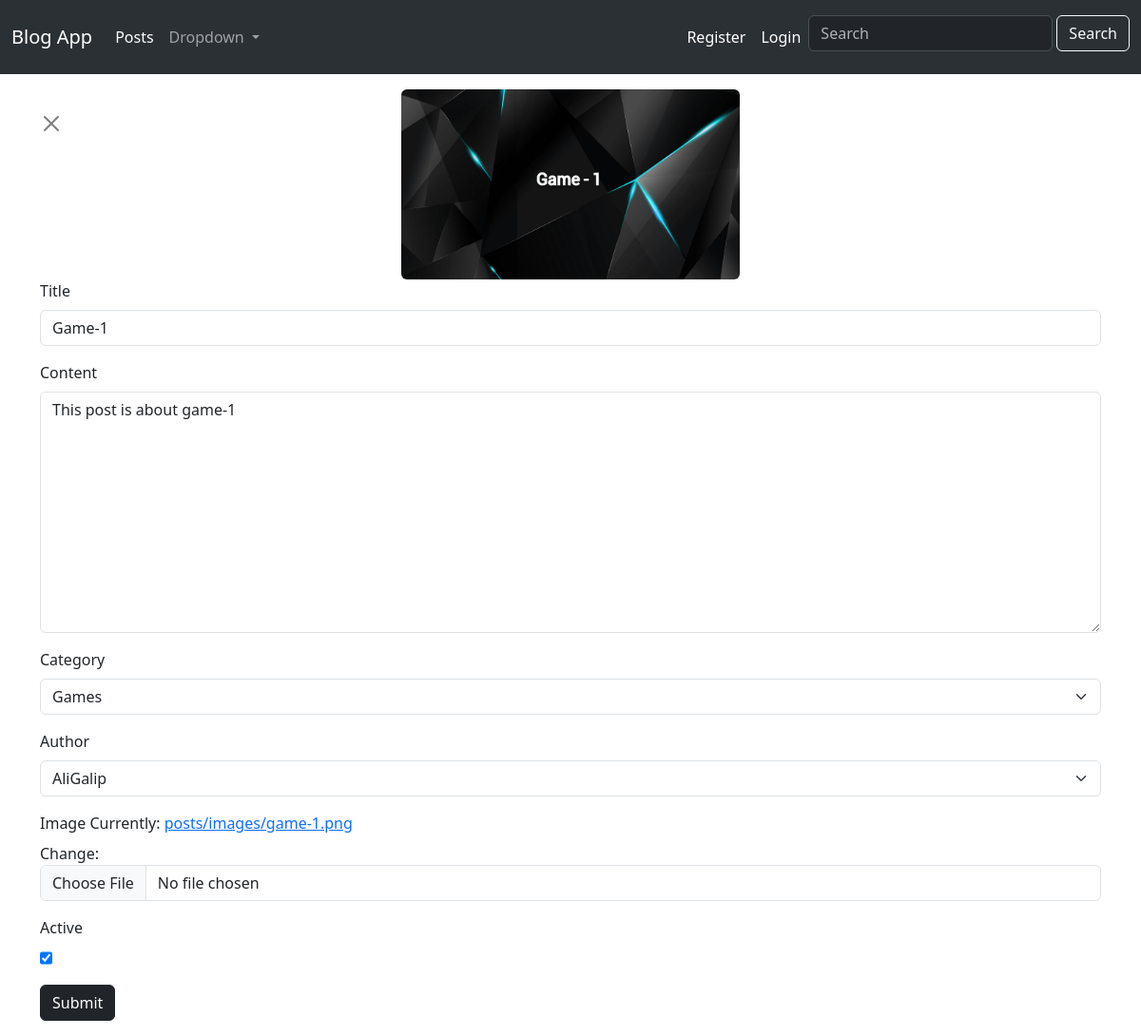
/post-edit/26, run on the app's committed database.
### blog/models.py (models this page shows, shortened)
class Post(models.Model):
    title = models.CharField(max_length=100)
    subtitle = models.CharField(max_length=50, default="")
    slug = models.SlugField(editable=True, blank=True, null=False, unique=True)#blank formda slug bilgisi girmek zorunda kalmayalım diye
    content = models.TextField()
    author = models.ForeignKey(User, default=1, on_delete=models.CASCADE)
    category = models.ForeignKey(Category, default=1, on_delete=models.CASCADE, related_name="posts")
    published_date = models.DateTimeField(auto_now=True, blank=True, null=True)
    image = models.ImageField(null=True, upload_to='posts/images/')
    is_active = models.BooleanField(default=1)

### blog/views.py (the view)
# urls.py: path('post-edit/<int:id>', views.post_edit, name='postedit'),
def post_edit(request, id):
    post = get_object_or_404(Post, id=id)
    if request.method == 'POST':
        form = EditPostForm(request.POST, request.FILES, instance=post)
        form.save()
        return redirect('/post-operations')
    else:
        form = EditPostForm(instance=post)
    return render(request, 'blog/post_edit.html', {'form':form, 'id':id, 'img':post.image.url})

### blog/forms.py
class EditPostForm(forms.ModelForm):
    class Meta:
        model = Post
        fields = ('title','content','category','author','image','is_active')
        labels = {'title':'Title',
                  'content':'Content',
                  'category':'Category',
                  'author':'Author',
                  'image':'Image',
                  'is_active':'Active',
                  }
        widgets = {
            'title':forms.TextInput(attrs={'class':'form-control'}),
            'content':forms.Textarea(attrs={'class':'form-control'}),
            'category':forms.Select(attrs={'class': 'form-select'}),
            'author':forms.Select(attrs={'class':'form-select'}),
            'image': forms.ClearableFileInput(attrs={'class': 'form-control'}),
            'is_active':forms.CheckboxInput(attrs={'class':'form-check'})
        }
        error_messages={
            'title':{
                'required':'Please enter title',
                'max_length':'Please enter max 50 char'
            },
            'content':{
                'required':'please enter content'
            }
        }

### blog/models.py (called while the page is built)
    def __str__(self):
        return self.name

### blog/templates/blog/post_edit.html (shortened to what this page needs)
{% extends 'base.html' %}
{% load static %}
{% block css %}
    <link href="{% static 'blog/css/style.css' %}" rel="stylesheet" type="text/css">
{% endblock %}
{% block content %}
    <div class="container mt-3">
        <div class="row">
            <div class="col-12 ">
                <div class="row">
                    <div class="col-4 mt-4"><button type="button" class="btn-close" aria-label="Close" onclick="history.back()"></button></div>
                    <div class="col-4"><img src="{{ img }}" class="img-fluid rounded" ></div>
                    <div class="col-4"></div>
                </div>
                <form action="{% url 'blog:postedit' id %}" method="POST" novalidate enctype="multipart/form-data">
                    {% for field in form %}
                        <div class="mb-3 {% if field.errors %}invalid{% endif %}">
                            <label class="form-label" for="{{ field.id_for_label }}">{{ field.label }}</label>
                            {{ field }}
                        </div>
                    {% endfor %}
                    <button type="submit" class="btn btn-dark">Submit</button>
                </form>
            </div>
        </div>
    </div>
{% endblock %}

### data on the page
Post: form "Game-1" "This post is about game-1" "Games" "AliGalip" "☑"

### other printed values
{{ field.label }} "Title" "Content" "Category" "Author" "Image" "Active"
